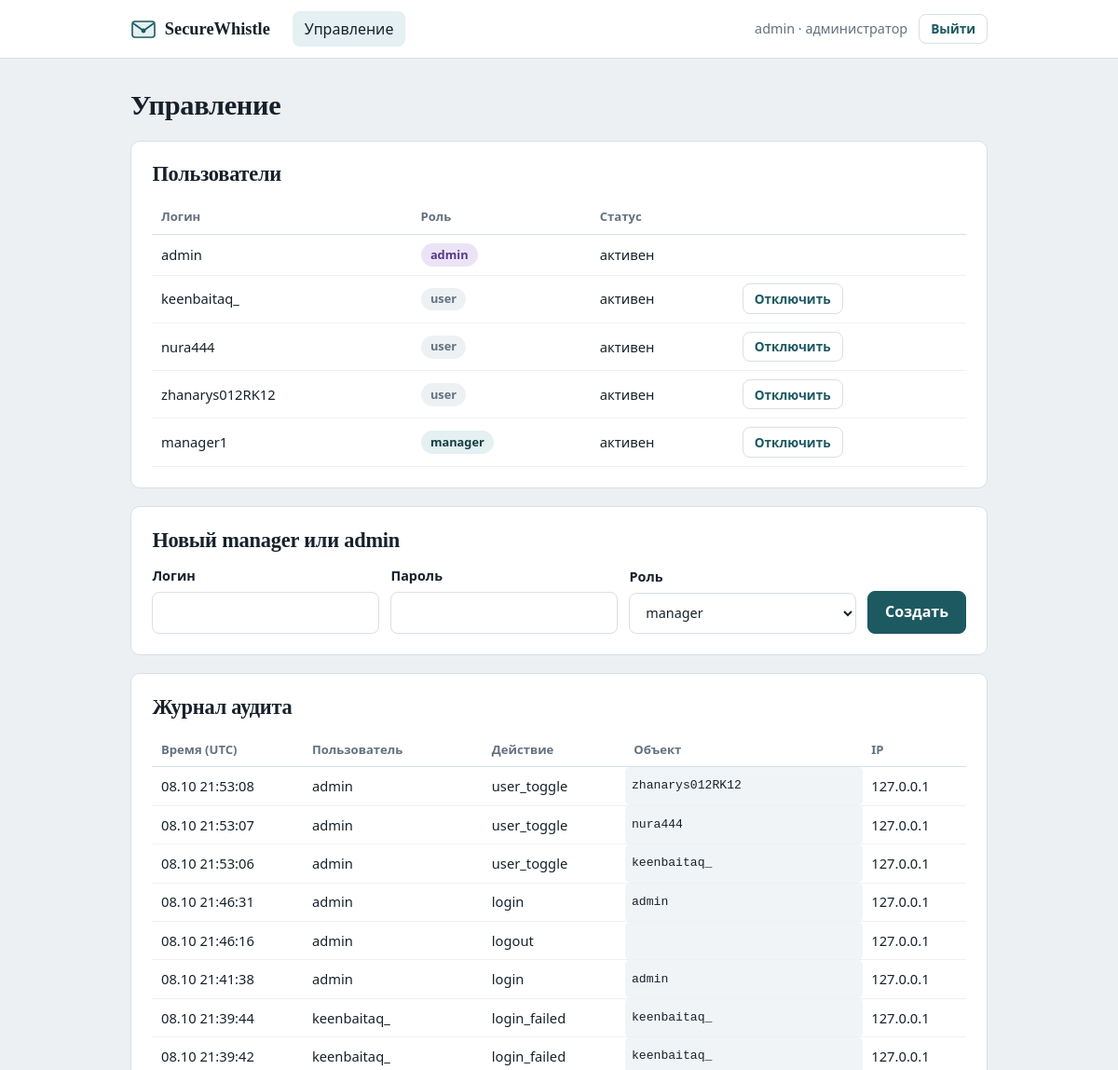
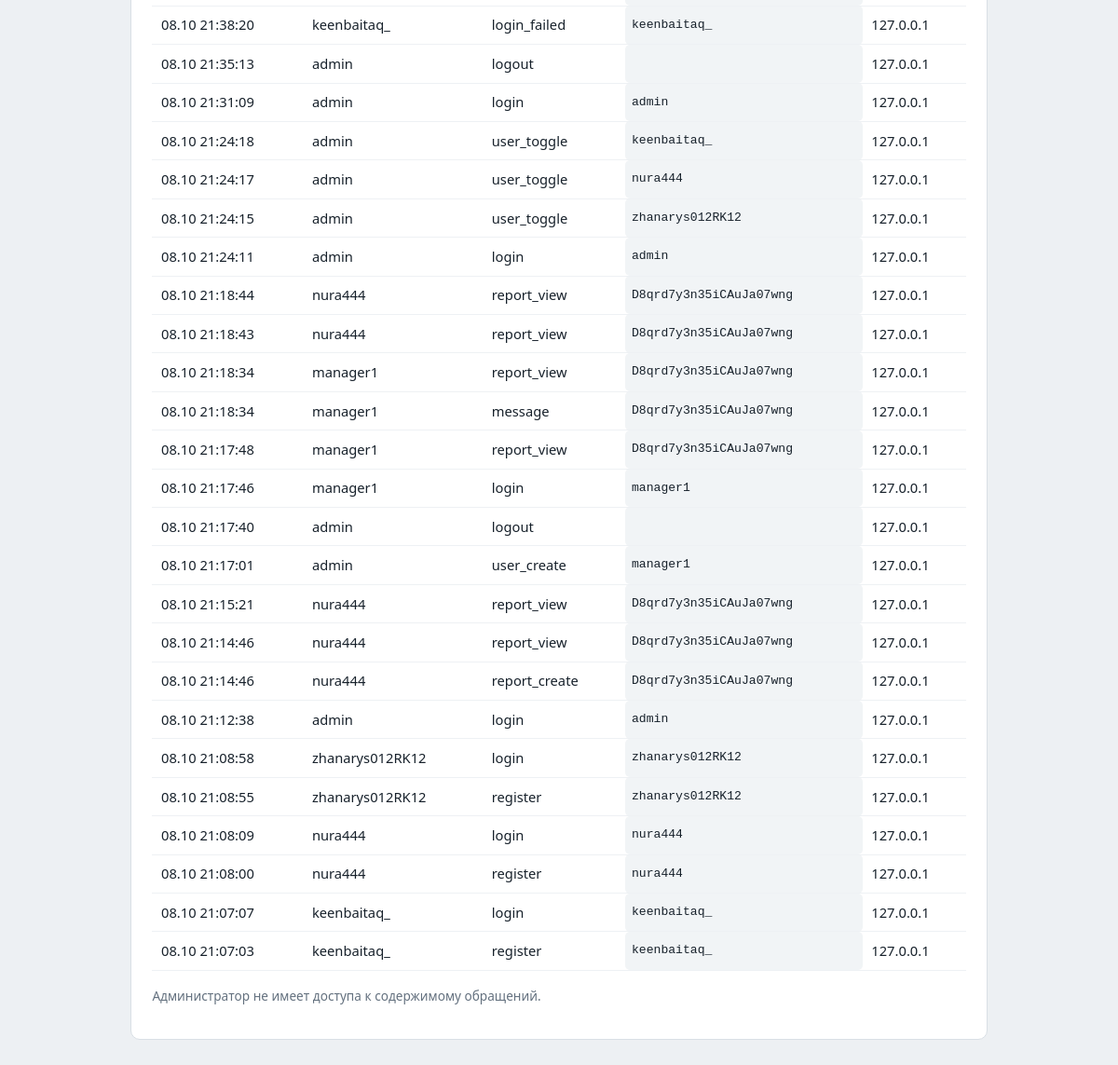
The page /admin (signed in) on the database its author committed (2 pictures, top to bottom).
### app.py (models this page shows)
class User(db.Model):
    id = db.Column(db.Integer, primary_key=True)
    username = db.Column(db.String(32), unique=True, nullable=False)
    pw_hash = db.Column(db.String(255), nullable=False)
    role = db.Column(db.String(10), nullable=False, default='user')
    active = db.Column(db.Boolean, default=True)

class Audit(db.Model):
    id = db.Column(db.Integer, primary_key=True)
    ts = db.Column(db.DateTime, default=datetime.utcnow)
    user = db.Column(db.String(32))
    action = db.Column(db.String(40))
    target = db.Column(db.String(40))
    ip = db.Column(db.String(45))

### app.py (the view)
@app.route('/admin')
@roles_required('admin')
def admin():
    return render_template('admin.html', users=User.query.order_by(User.id).all(),
                           logs=Audit.query.order_by(Audit.id.desc()).limit(100).all(), roles=ROLES)

### app.py (called while the page is built)
@app.before_request
def load_user():
    g.user = None
    uid = session.get('uid')
    if uid:
        u = db.session.get(User, uid)
        if u and u.active:
            g.user = u
        else:
            session.clear()

def roles_required(*roles):
    def deco(f):
        @wraps(f)
        def wrapper(*a, **kw):
            if not g.user:
                return redirect(url_for('login'))
            if g.user.role not in roles:
                abort(403)
            return f(*a, **kw)
        return wrapper
    return deco

@app.after_request
def headers(resp):
    resp.headers['Content-Security-Policy'] = "default-src 'self'; frame-ancestors 'none'; form-action 'self'"
    resp.headers['X-Content-Type-Options'] = 'nosniff'
    resp.headers['X-Frame-Options'] = 'DENY'
    resp.headers['Referrer-Policy'] = 'no-referrer'
    resp.headers['Cache-Control'] = 'no-store'
    return resp

### templates/admin.html
{% extends 'base.html' %}{% block title %}Управление · SecureWhistle{% endblock %}
{% block c %}<div class="head"><h1>Управление</h1></div>
<div class="card"><h2>Пользователи</h2><div class="scroll"><table><tr><th>Логин</th><th>Роль</th><th>Статус</th><th></th></tr>
{% for u in users %}<tr><td>{{ u.username }}</td><td><span class="badge {{ u.role }}">{{ u.role }}</span></td><td>{% if u.active %}активен{% else %}<span class="badge off">отключён</span>{% endif %}</td>
<td>{% if u.id!=g.user.id %}<form method="post" action="{{ url_for('admin_toggle', uid=u.id) }}"><input type="hidden" name="csrf_token" value="{{ csrf_token() }}"><button class="ghost small">{{ 'Отключить' if u.active else 'Включить' }}</button></form>{% endif %}</td></tr>{% endfor %}</table></div></div>
<form method="post" action="{{ url_for('admin_create') }}" class="card"><h2>Новый manager или admin</h2><input type="hidden" name="csrf_token" value="{{ csrf_token() }}">
<div class="row"><label>Логин<input type="text" name="username" maxlength="32" required></label><label>Пароль<input type="password" name="password" minlength="10" required></label>
<label>Роль<select name="role"><option>manager</option><option>admin</option></select></label><button class="btn">Создать</button></div></form>
<div class="card"><h2>Журнал аудита</h2><div class="scroll"><table><tr><th>Время (UTC)</th><th>Пользователь</th><th>Действие</th><th>Объект</th><th>IP</th></tr>
{% for l in logs %}<tr><td>{{ l.ts.strftime('%d.%m %H:%M:%S') }}</td><td>{{ l.user }}</td><td>{{ l.action }}</td><td class="code">{{ l.target }}</td><td>{{ l.ip }}</td></tr>{% endfor %}</table></div>
<p class="foot">Администратор не имеет доступа к содержимому обращений.</p></div>{% endblock %}

### templates/base.html
<!doctype html><html lang="ru"><head><meta charset="utf-8"><meta name="viewport" content="width=device-width,initial-scale=1">
<title>{% block title %}SecureWhistle{% endblock %}</title><link rel="stylesheet" href="{{ url_for('static', filename='style.css') }}"></head><body>
{% block header %}<header class="top"><div class="wrap bar">
<a class="brand" href="{{ url_for('index') }}"><svg class="mark" viewBox="0 0 28 28" aria-hidden="true"><rect x="2" y="6" width="24" height="17" rx="3"/><path d="M3 8l11 8 11-8"/><circle cx="14" cy="16" r="2.4" class="seal"/></svg>SecureWhistle</a>
{% if g.user %}<nav>
{% if g.user.role=='admin' %}<a href="{{ url_for('admin') }}" class="{{ 'on' if request.endpoint=='admin' }}">Управление</a>
{% else %}<a href="{{ url_for('reports') }}" class="{{ 'on' if request.endpoint in ('reports','view_report') }}">Обращения</a>{% endif %}
{% if g.user.role=='user' %}<a href="{{ url_for('new_report') }}" class="{{ 'on' if request.endpoint=='new_report' }}">Новое обращение</a>{% endif %}</nav>
<div class="who"><span>{{ g.user.username }} · {{ {'user':'сотрудник','manager':'compliance','admin':'администратор'}[g.user.role] }}</span>
<form method="post" action="{{ url_for('logout') }}"><input type="hidden" name="csrf_token" value="{{ csrf_token() }}"><button class="ghost small">Выйти</button></form></div>
{% else %}<nav><a href="{{ url_for('login') }}">Вход</a><a href="{{ url_for('register') }}">Регистрация</a></nav>{% endif %}
</div></header>{% endblock %}
<main class="wrap page">{% for m in get_flashed_messages() %}<div class="flash">{{ m }}</div>{% endfor %}
{% block c %}{% endblock %}</main></body></html>

### static/style.css (style rules this page uses)
:root { --ink:#17212b;--muted:#64717f;--bg:#edf0f3;--card:#fff;--line:#d9dfe5;--brand:#1c5961;--brand-d:#123e44;--tint:#e4f0f1;--r:10px }
* { box-sizing:border-box }
body { margin:0;background:var(--bg);color:var(--ink);font:16px/1.55 "Segoe UI",system-ui,-apple-system,sans-serif }
h1,h2,h3 { font-family:Georgia,"Times New Roman",serif;font-weight:700;line-height:1.2;margin:0 0 .6em;letter-spacing:-.01em }
h1 { font-size:1.9rem }
h2 { font-size:1.4rem }
a { color:var(--brand) }
.wrap { max-width:960px;margin:0 auto;padding:0 1.25rem }
.page { padding-top:2rem;padding-bottom:4rem }
.top { background:var(--card);border-bottom:1px solid var(--line) }
.bar { display:flex;align-items:center;gap:1.5rem;min-height:62px;flex-wrap:wrap }
.brand { display:flex;align-items:center;gap:.55rem;font:700 1.15rem Georgia,serif;color:var(--ink);text-decoration:none }
.mark { width:28px;height:28px;fill:var(--tint);stroke:var(--brand);stroke-width:1.6;stroke-linejoin:round }
.bar nav { display:flex;gap:.25rem }
.bar nav a { padding:.4rem .8rem;border-radius:8px;color:var(--ink);text-decoration:none }
.bar nav a:hover,.bar nav a.on { background:var(--tint) }
.who { margin-left:auto;display:flex;align-items:center;gap:.75rem;color:var(--muted);font-size:.9rem }
.who form { margin:0 }
.btn,button { font:inherit;font-weight:600;cursor:pointer;border:1px solid var(--brand);border-radius:8px;padding:.6rem 1.1rem;background:var(--brand);color:#fff;text-decoration:none;display:inline-block }
.btn.ghost,button.ghost { background:transparent;color:var(--brand);border-color:var(--line) }
.small { padding:.3rem .75rem;font-size:.85rem }
label { display:block;font-weight:600;font-size:.9rem;margin:0 0 1rem }
input[type=text],input[type=password],textarea,select { display:block;width:100%;margin-top:.35rem;padding:.65rem .8rem;border:1px solid var(--line);border-radius:8px;font:inherit;font-weight:400;background:#fff;color:var(--ink) }
.row { display:flex;gap:.8rem;align-items:flex-end;flex-wrap:wrap }
.row label { flex:1;min-width:160px;margin:0 }
.row .btn,.row button { margin-bottom:0 }
.card { background:var(--card);border:1px solid var(--line);border-radius:var(--r);padding:1.4rem;margin-bottom:1.2rem }
.head { display:flex;justify-content:space-between;align-items:center;gap:1rem;margin-bottom:1.2rem;flex-wrap:wrap }
.head h1,.head h2 { margin:0 }
.badge { display:inline-block;padding:.15rem .65rem;border-radius:99px;font-size:.8rem;font-weight:600;background:#eef1f4;color:var(--muted) }
.badge.admin { background:#ece4f6;color:#573a86 }
.badge.manager { background:var(--tint);color:var(--brand-d) }
.code { font-family:Consolas,monospace;background:#f1f4f6;padding:.1rem .45rem;border-radius:5px;font-size:.82rem;word-break:break-all }
.scroll { overflow-x:auto }
table { width:100%;border-collapse:collapse;font-size:.92rem }
th { text-align:left;color:var(--muted);font-weight:600;font-size:.82rem;padding:.5rem .6rem;border-bottom:1px solid var(--line);white-space:nowrap }
td { padding:.55rem .6rem;border-bottom:1px solid #eef1f4 }
td form { margin:0 }
.foot { color:var(--muted);font-size:.85rem;margin-top:1rem }
@media (prefers-reduced-motion:no-preference) { button,.btn,.item,.chip { transition:background .15s,border-color .15s } }

### rows shown on the page
User: user.username "admin", role "администратор", username "admin", role "admin", active "активен"
User: username "keenbaitaq_", role "user", shows "активен", active "Отключить"
User: username "nura444", role "user", shows "активен", active "Отключить"
User: username "zhanarys012RK12", role "user", shows "активен", active "Отключить"
User: username "manager1", role "manager", shows "активен", active "Отключить"
Audit: ts "08.10 21:53:08", user "admin", action "user_toggle", target "zhanarys012RK12", ip "127.0.0.1"
Audit: ts "08.10 21:53:07", user "admin", action "user_toggle", target "nura444", ip "127.0.0.1"
Audit: ts "08.10 21:53:06", user "admin", action "user_toggle", target "keenbaitaq_", ip "127.0.0.1"
Audit: ts "08.10 21:46:31", user "admin", action "login", target "admin", ip "127.0.0.1"
Audit: ts "08.10 21:46:16", user "admin", action "logout", ip "127.0.0.1"
Audit: ts "08.10 21:41:38", user "admin", action "login", target "admin", ip "127.0.0.1"
Audit: ts "08.10 21:39:44", user "keenbaitaq_", action "login_failed", target "keenbaitaq_", ip "127.0.0.1"
Audit: ts "08.10 21:39:42", user "keenbaitaq_", action "login_failed", target "keenbaitaq_", ip "127.0.0.1"
Audit: ts "08.10 21:38:20", user "keenbaitaq_", action "login_failed", target "keenbaitaq_", ip "127.0.0.1"
Audit: ts "08.10 21:35:13", user "admin", action "logout", ip "127.0.0.1"
Audit: ts "08.10 21:31:09", user "admin", action "login", target "admin", ip "127.0.0.1"
Audit: ts "08.10 21:24:18", user "admin", action "user_toggle", target "keenbaitaq_", ip "127.0.0.1"
Audit: ts "08.10 21:24:17", user "admin", action "user_toggle", target "nura444", ip "127.0.0.1"
Audit: ts "08.10 21:24:15", user "admin", action "user_toggle", target "zhanarys012RK12", ip "127.0.0.1"
Audit: ts "08.10 21:24:11", user "admin", action "login", target "admin", ip "127.0.0.1"
Audit: ts "08.10 21:18:44", user "nura444", action "report_view", target "D8qrd7y3n35iCAuJa07wng", ip "127.0.0.1"
Audit: ts "08.10 21:18:43", user "nura444", action "report_view", target "D8qrd7y3n35iCAuJa07wng", ip "127.0.0.1"
Audit: ts "08.10 21:18:34", user "manager1", action "report_view", target "D8qrd7y3n35iCAuJa07wng", ip "127.0.0.1"
Audit: ts "08.10 21:18:34", user "manager1", action "message", target "D8qrd7y3n35iCAuJa07wng", ip "127.0.0.1"
Audit: ts "08.10 21:17:48", user "manager1", action "report_view", target "D8qrd7y3n35iCAuJa07wng", ip "127.0.0.1"
Audit: ts "08.10 21:17:46", user "manager1", action "login", target "manager1", ip "127.0.0.1"
Audit: ts "08.10 21:17:40", user "admin", action "logout", ip "127.0.0.1"
Audit: ts "08.10 21:17:01", user "admin", action "user_create", target "manager1", ip "127.0.0.1"
Audit: ts "08.10 21:15:21", user "nura444", action "report_view", target "D8qrd7y3n35iCAuJa07wng", ip "127.0.0.1"
Audit: ts "08.10 21:14:46", user "nura444", action "report_view", target "D8qrd7y3n35iCAuJa07wng", ip "127.0.0.1"
Audit: ts "08.10 21:14:46", user "nura444", action "report_create", target "D8qrd7y3n35iCAuJa07wng", ip "127.0.0.1"
Audit: ts "08.10 21:12:38", user "admin", action "login", target "admin", ip "127.0.0.1"
Audit: ts "08.10 21:08:58", user "zhanarys012RK12", action "login", target "zhanarys012RK12", ip "127.0.0.1"
Audit: ts "08.10 21:08:55", user "zhanarys012RK12", action "register", target "zhanarys012RK12", ip "127.0.0.1"
Audit: ts "08.10 21:08:09", user "nura444", action "login", target "nura444", ip "127.0.0.1"
Audit: ts "08.10 21:08:00", user "nura444", action "register", target "nura444", ip "127.0.0.1"
Audit: ts "08.10 21:07:07", user "keenbaitaq_", action "login", target "keenbaitaq_", ip "127.0.0.1"
Audit: ts "08.10 21:07:03", user "keenbaitaq_", action "register", target "keenbaitaq_", ip "127.0.0.1"
